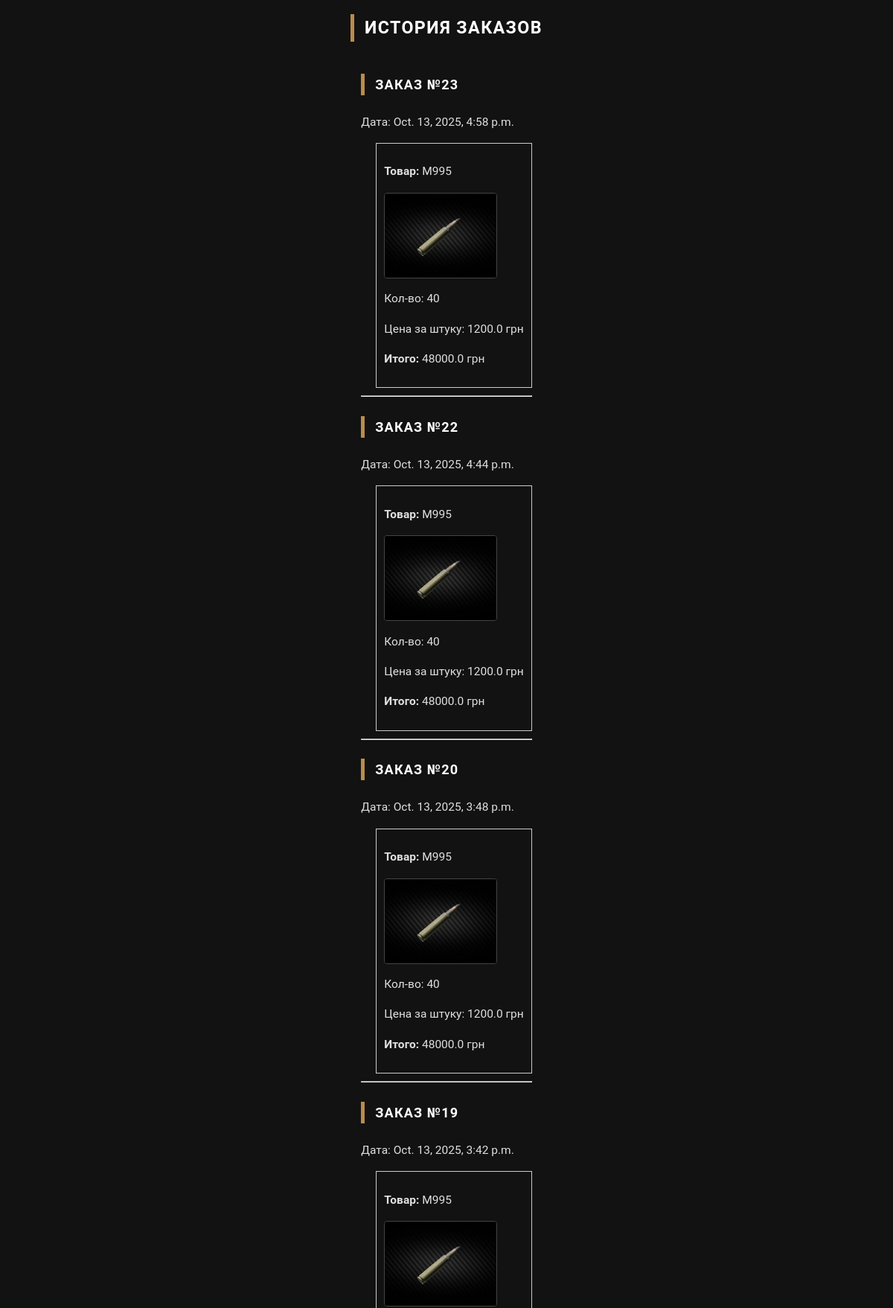
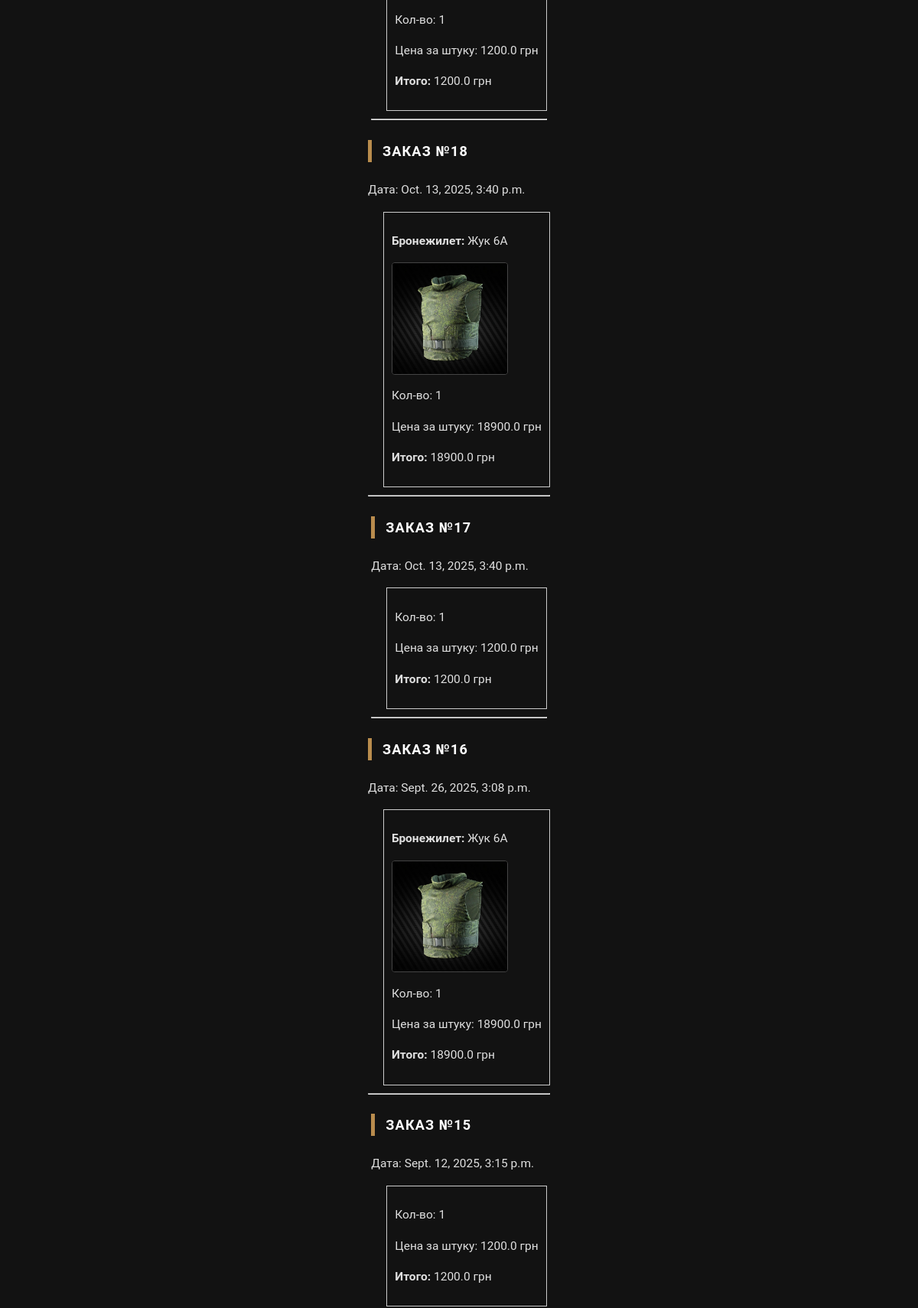
Screenshot of /orders/ (signed in, upper part) with the database file from the repository (2 pictures, top to bottom).
### store/models.py (models this page shows, shortened)
class Order(models.Model):
    user = models.ForeignKey(User, on_delete=models.CASCADE)
    created_at = models.DateTimeField(auto_now_add=True)

class OrderItem(models.Model):
    ITEM_TYPE_CHOICES = [
        ('product', 'Product'),
        ('vest', 'Vest'),
    ]
    order = models.ForeignKey(Order, on_delete=models.CASCADE, related_name='items')
    product = models.ForeignKey(Product, null=True, blank=True, on_delete=models.SET_NULL)
    vest = models.ForeignKey(Vest, null=True, blank=True, on_delete=models.SET_NULL)
    quantity = models.IntegerField(default=1)
    price_at_time = models.FloatField()
    item_type = models.CharField(max_length=10, choices=ITEM_TYPE_CHOICES)

class Product(models.Model):
    caliber = models.CharField(max_length=50)
    ammo_type = models.CharField(max_length=50)
    designation = models.CharField(max_length=100)
    penetration = models.IntegerField()
    fragmentation = models.FloatField()
    price = models.FloatField()
    image = models.ImageField(upload_to='uploads/', blank=True, null=True)
    description = models.TextField(blank=True, null=True)
    availability_status = models.CharField(max_length=50, blank=True, null=True)
    restock_hours = models.IntegerField(blank=True, null=True)

class Vest(models.Model):
    model = models.CharField(max_length=100)
    protection_level = models.CharField(max_length=50)
    weight = models.FloatField()
    price = models.FloatField()
    image = models.ImageField(upload_to='uploads/', blank=True, null=True)
    description = models.TextField(blank=True, null=True)
    availability_status = models.CharField(max_length=50, blank=True, null=True)
    restock_hours = models.IntegerField(blank=True, null=True)

### store/views.py (the view)
# urls.py: path('orders/', views.order_history_view, name='order_history'),
@login_required
def order_history_view(request):
    orders = Order.objects.filter(user=request.user).order_by('-created_at')
    return render(request, 'orders.html', {'orders': orders})

### store/templatetags/custom_filters.py (called while the page is built)
@register.filter
def multiply(value, arg):
    return float(value) * float(arg)

### store/templates/orders.html
{% load static %}
{% load custom_filters %}
 <link rel="stylesheet" href="{% static 'style.css' %}">
{% block content %}
<h2>История заказов</h2>
{% for order in orders %}
  <div class="order">
    <h3>Заказ №{{ order.id }}</h3>
    <p>Дата: {{ order.created_at }}</p>
    {% for item in order.items.all %}
      <div class="order-item" style="margin-left:20px; border:1px solid #ccc; padding:10px; margin-bottom:10px;">
        {% if item.product %}
          <p><strong>Товар:</strong> {{ item.product.designation }}</p>
          {% if item.product.image %}
            <img src="{{ item.product.image.url }}" alt="{{ item.product.designation }}" style="max-width:150px; border:1px solid #444; border-radius:4px;">
          {% endif %}
        {% elif item.vest %}
          <p><strong>Бронежилет:</strong> {{ item.vest.model }}</p>
          {% if item.vest.image %}
            <img src="{{ item.vest.image.url }}" alt="{{ item.vest.model }}" style="max-width:150px; border:1px solid #444; border-radius:4px;">
          {% endif %}
        {% endif %}
        <p>Кол-во: {{ item.quantity }}</p>
        <p>Цена за штуку: {{ item.price_at_time }} грн</p>
        <p><strong>Итого:</strong> {{ item.quantity|multiply:item.price_at_time }} грн</p>
      </div>
    {% endfor %}
    <hr>
  </div>
{% empty %}
  <p>Вы ещё ничего не заказывали.</p>
{% endfor %}
{% endblock %}

### static/style.css (style rules this page uses)
h1, h2, h3, h4 { color: #ffffff; font-weight: 700; text-transform: uppercase; border-left: 5px solid var(--accent); padding-left: 14px; margin-bottom: 1.5rem; letter-spacing: 0.06em; user-select: none; }

### rows the page displays
Order: id "23", created_at "Oct. 13, 2025, 4:58 p.m."
OrderItem: product.designation "M995", product.image (picture), quantity "40", price_at_time "1200.0", quantity|multiply "48000.0"
Order: id "22", created_at "Oct. 13, 2025, 4:44 p.m."
OrderItem: product.designation "M995", product.image (picture), quantity "40", price_at_time "1200.0", quantity|multiply "48000.0"
Order: id "20", created_at "Oct. 13, 2025, 3:48 p.m."
OrderItem: product.designation "M995", product.image (picture), quantity "40", price_at_time "1200.0", quantity|multiply "48000.0"
Order: id "19", created_at "Oct. 13, 2025, 3:42 p.m."
OrderItem: product.designation "M995", product.image (picture), quantity "1", price_at_time "1200.0", quantity|multiply "1200.0"
Order: id "18", created_at "Oct. 13, 2025, 3:40 p.m."
OrderItem: vest.model "Жук 6А", vest.image (picture), quantity "1", price_at_time "18900.0", quantity|multiply "18900.0"
Order: id "17", created_at "Oct. 13, 2025, 3:40 p.m."
OrderItem: quantity "1", price_at_time "1200.0", quantity|multiply "1200.0"
Order: id "16", created_at "Sept. 26, 2025, 3:08 p.m."
OrderItem: vest.model "Жук 6А", vest.image (picture), quantity "1", price_at_time "18900.0", quantity|multiply "18900.0"
Order: id "15", created_at "Sept. 12, 2025, 3:15 p.m."
OrderItem: quantity "1", price_at_time "1200.0", quantity|multiply "1200.0"
